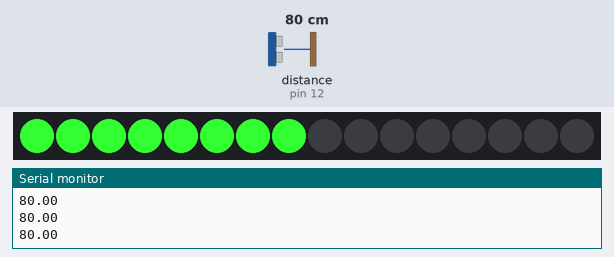
This sketch was run on a simulated Arduino Uno, built with avr-gcc and run on an emulated ATmega328P. On the bench: 16 RGB LEDs in strip order, left to right, the last lines printed to the serial monitor. The test bench sets the inputs (shaded band); at power-on: distance to the obstacle (sensor on pin 12) 80 cm. The echo pulse lasts 58.3 µs per cm.

Above: at 1.3 s.
1.4 s: distance to the obstacle (sensor on pin 12) set to 2 cm
At 2.5 s:
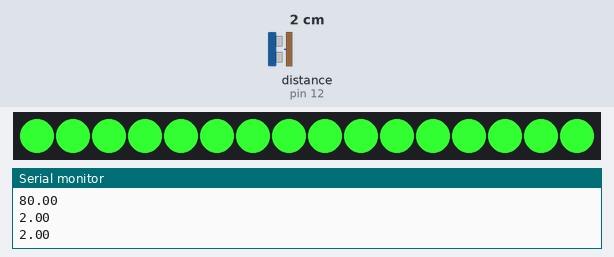
3.0 s: distance to the obstacle (sensor on pin 12) set to 250 cm
At 4.2 s:
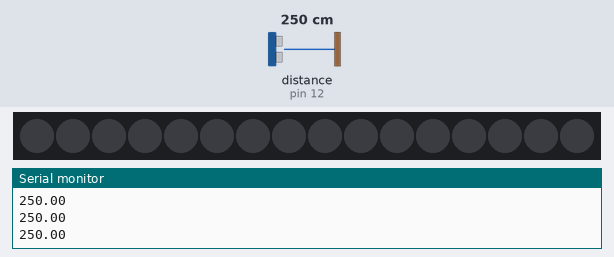
4.5 s: distance to the obstacle (sensor on pin 12) set to 154 cm
6.0 s: distance to the obstacle (sensor on pin 12) set to 145 cm
7.6 s: distance to the obstacle (sensor on pin 12) set to 4 cm
At 8.8 s:
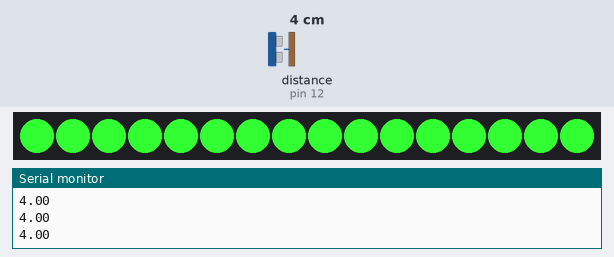
9.1 s: distance to the obstacle (sensor on pin 12) set to 299 cm
At 9.8 s:
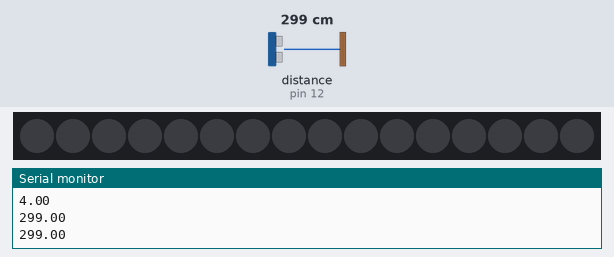
Timing chart, 0 to 11.6 s (numbered marks = the images above; inputs shaded):
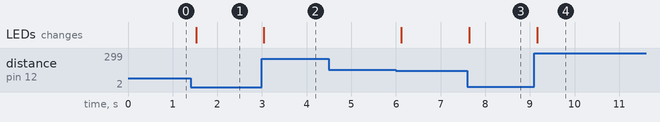

Measured:
- after the input at 1.4 s, the LEDs: change after 0.12 s (image 1)
- after the input at 3.0 s, the LEDs: change at once (image 2)
- after the input at 7.6 s, the LEDs: change at once (image 3)
- after the input at 9.1 s, the LEDs: change after 0.07 s (image 4)

The sketch:

distanceToNumLEDs.ino
```cpp
#include <Adafruit_NeoPixel.h>
#include <HCSR04.h>

// NeoPixel setup
#define PIN            6  // Define the pin where the data line is connected
#define NUMPIXELS      16 // Number of LEDs in the NeoPixel ring
Adafruit_NeoPixel strip = Adafruit_NeoPixel(NUMPIXELS, PIN, NEO_GRB + NEO_KHZ800);

// Ultrasonic Sensor setup
int triggerPin = 13;
int echoPin = 12;
UltraSonicDistanceSensor distanceSensor(triggerPin, echoPin);

// Define your color preference here (RGB)
int red = 50;
int green = 255;
int blue = 50;

// Define the range of distance for LED activation
int minDistance = 10;  // Minimum distance in cm
int maxDistance = 150; // Maximum distance in cm

void setup() {
  strip.begin(); // Initialize the strip
  strip.show();  // Initialize all pixels to 'off'
  Serial.begin(9600); // Initialize serial connection to print values from sensor
}

void loop() {
  float distance = distanceSensor.measureDistanceCm(); // Measure distance in centimeters
  int numLEDs = map((int)distance, minDistance, maxDistance, NUMPIXELS, 0); // Map distance to number of LEDs (more LEDs for closer objects)
  numLEDs = constrain(numLEDs, 0, NUMPIXELS); // Ensure the number of LEDs stays within the strip limits

  lightUpLEDs(numLEDs); // Light up the calculated number of LEDs

  Serial.println(distance); // Print distance
  delay(500); // Delay between measurements
}

// Function to light up a specific number of LEDs with a specified color
void lightUpLEDs(int numLEDs) {
  strip.clear(); // Clear all pixels
  uint32_t color = strip.Color(red, green, blue); // Set the color
  for (int i = 0; i < numLEDs; i++) {
    strip.setPixelColor(i, color); // Set each pixel up to numLEDs to the specified color
  }
  strip.show(); // Update the strip to new settings
}
```
